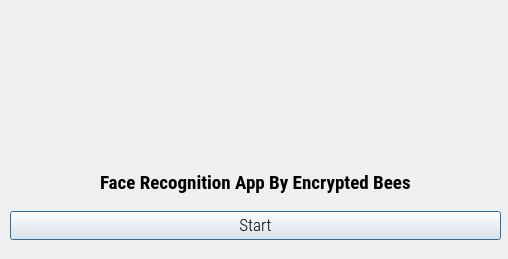
<?xml version="1.0" encoding="UTF-8"?>
<ui version="4.0">
 <class>Dialog</class>
 <widget class="QDialog" name="Dialog">
  <property name="geometry">
   <rect>
    <x>0</x>
    <y>0</y>
    <width>508</width>
    <height>259</height>
   </rect>
  </property>
  <property name="minimumSize">
   <size>
    <width>508</width>
    <height>259</height>
   </size>
  </property>
  <property name="maximumSize">
   <size>
    <width>508</width>
    <height>259</height>
   </size>
  </property>
  <property name="windowTitle">
   <string>Face Recognition App By Encrypted Bees</string>
  </property>
  <widget class="QLabel" name="logolabel">
   <property name="geometry">
    <rect>
     <x>0</x>
     <y>0</y>
     <width>500</width>
     <height>133</height>
    </rect>
   </property>
   <property name="text">
    <string/>
   </property>
  </widget>
  <widget class="QWidget" name="verticalLayoutWidget">
   <property name="geometry">
    <rect>
     <x>10</x>
     <y>160</y>
     <width>491</width>
     <height>80</height>
    </rect>
   </property>
   <layout class="QVBoxLayout" name="verticalLayout">
    <item>
     <layout class="QHBoxLayout" name="horizontalLayout">
      <item alignment="Qt::AlignHCenter">
       <widget class="QLabel" name="filelabel">
        <property name="font">
         <font>
          <family>Roboto Condensed</family>
          <pointsize>14</pointsize>
          <weight>75</weight>
          <bold>true</bold>
         </font>
        </property>
        <property name="text">
         <string>Face Recognition App By Encrypted Bees</string>
        </property>
       </widget>
      </item>
     </layout>
    </item>
    <item>
     <widget class="QPushButton" name="runButton">
      <property name="font">
       <font>
        <family>Roboto Condensed Light</family>
        <pointsize>13</pointsize>
       </font>
      </property>
      <property name="text">
       <string>Start</string>
      </property>
     </widget>
    </item>
   </layout>
  </widget>
 </widget>
 <resources>
  <include location="resource.qrc"/>
 </resources>
 <connections/>
</ui>
